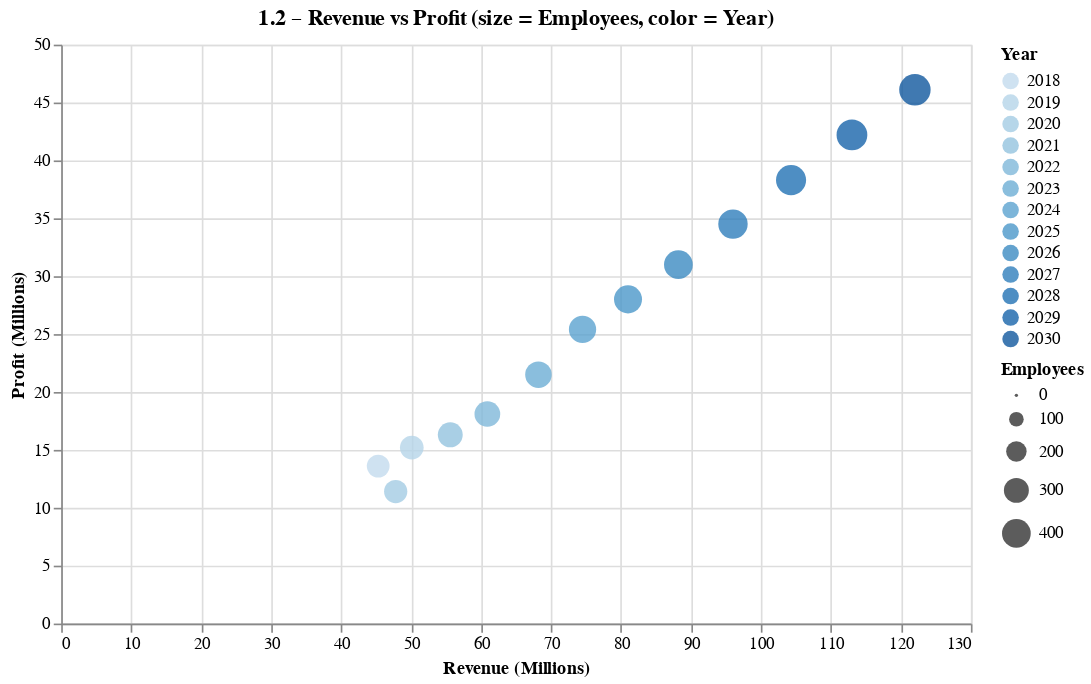

Notebook source saved alongside this figure:
### Code cell
scatter = (
    alt.Chart(data)
    .mark_circle(opacity=0.8)
    .encode(
        x=alt.X('Revenue:Q', title='Revenue (Millions)'),
        y=alt.Y('Profit:Q', title='Profit (Millions)'),
        color=alt.Color('Year:O', title='Year'),
        size=alt.Size('Employees:Q', title='Employees'),
        tooltip=['Year', 'Revenue', 'Profit', 'Employees']
    )
    .properties(width=550, height=350, title='1.2 – Revenue vs Profit (size = Employees, color = Year)')
)
scatter

### Figure 1 — Vega-Lite specification as saved in the notebook (floating-point values rounded to 4 significant figures)
{"config": {"view": {"continuousWidth": 300, "continuousHeight": 300}}, "data": {"name": "data-50aca56d207128d1b97284b291b2e2b6"}, "mark": {"type": "circle", "opacity": 0.8}, "encoding": {"color": {"field": "Year", "title": "Year", "type": "ordinal"}, "size": {"field": "Employees", "title": "Employees", "type": "quantitative"}, "tooltip": [{"field": "Year", "type": "quantitative"}, {"field": "Revenue", "type": "quantitative"}, {"field": "Profit", "type": "quantitative"}, {"field": "Employees", "type": "quantitative"}], "x": {"field": "Revenue", "title": "Revenue (Millions)", "type": "quantitative"}, "y": {"field": "Profit", "title": "Profit (Millions)", "type": "quantitative"}}, "height": 350, "title": "1.2 – Revenue vs Profit (size = Employees, color = Year)", "width": 550, "$schema": "https://vega.github.io/schema/vega-lite/v5.20.1.json", "datasets": {"data-50aca56d207128d1b97284b291b2e2b6": [{"Year": 2018, "Revenue": 45.3, "Expenses": 31.7, "Profit": 13.6, "Employees": 250}, {"Year": 2019, "Revenue": 50.1, "Expenses": 34.9, "Profit": 15.2, "Employees": 270}, {"Year": 2020, "Revenue": 47.8, "Expenses": 36.4, "Profit": 11.4, "Employees": 260}, {"Year": 2021, "Revenue": 55.6, "Expenses": 39.3, "Profit": 16.3, "Employees": 300}, {"Year": 2022, "Revenue": 60.9, "Expenses": 42.8, "Profit": 18.1, "Employees": 320}, {"Year": 2023, "Revenue": 68.2, "Expenses": 46.7, "Profit": 21.5, "Employees": 340}, {"Year": 2024, "Revenue": 74.5, "Expenses": 49.1, "Profit": 25.4, "Employees": 360}, {"Year": 2025, "Revenue": 81.0, "Expenses": 53.0, "Profit": 28.0, "Employees": 380}, {"Year": 2026, "Revenue": 88.2, "Expenses": 57.2, "Profit": 31.0, "Employees": 400}, {"Year": 2027, "Revenue": 96.0, "Expenses": 61.5, "Profit": 34.5, "Employees": 420}, {"Year": 2028, "Revenue": 104.3, "Expenses": 66.0, "Profit": 38.3, "Employees": 440}, {"Year": 2029, "Revenue": 113.0, "Expenses": 70.8, "Profit": 42.2, "Employees": 460}, {"Year": 2030, "Revenue": 122.0, "Expenses": 75.9, "Profit": 46.1, "Employees": 480}]}}
